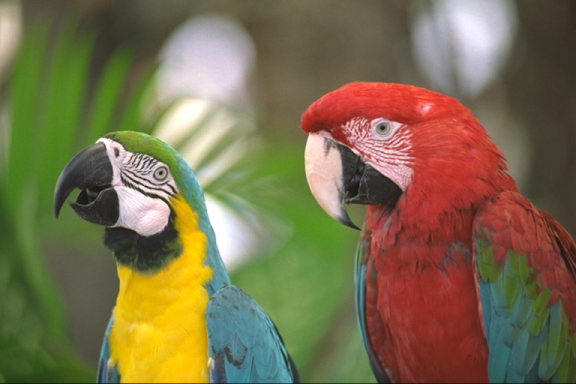
#> input picture macaws.png, 576 x 384 px
$ python 'TP3 Khoualdia Besma.py'
#> lines starting #> are read from the running program, lines starting #| are printed output that depends on the picture
import numpy as np
import cv2
import random


'''
#Exercice 1 : Etiquetage en composantes connexes
def Voisins(image, px, py):
    neighbours = [(-1, 0), (0, -1), (0, 1), (1, 0)]
    new_neighbours = []

    for n in neighbours:
        new_p = (px + n[0], py + n[1])

        if 0 <= new_p[0] < image.shape[0] and 0 <= new_p[1] < image.shape[1]:
            new_neighbours.append(new_p)

    return new_neighbours

def parcoursCC(image, labels, px, py, label):
    stack = [(px, py)]
    binary_value = image[px, py]

    while stack:
        x, y = stack.pop()
        labels[x, y] = label

        for nx, ny in Voisins(image, x, y):
            if 0 <= nx < image.shape[0] and 0 <= ny < image.shape[1]:
                if image[nx, ny] == binary_value and labels[nx, ny] == 0:
                    labels[nx, ny] = label
                    stack.append((nx, ny))


def regions(image):
    labels = np.zeros_like(image[:,:,0], dtype=int)
    label = 1

    for x in range(image.shape[0]):
        for y in range(image.shape[1]):
            if np.all(image[x, y] == [255, 255, 255]) and labels[x, y] == 0:
                parcoursCC(image[:,:,0], labels, x, y, label)
                label += 1

    return labels

def couleurs(labels):
    colored_image = np.zeros((*labels.shape, 3), dtype=np.uint8)
    unique_labels = np.unique(labels)
    colors = ["#FF5733", "#33FF57", "#3357FF", "#F1C40F", "#8E44AD"]


    color_map = {}
    for i, label in enumerate(unique_labels):
        if label != 0:

            hex_color = colors[i % len(colors)]
            rgb_color = tuple(int(hex_color[j:j+2], 16) for j in (1, 3, 5))
            color_map[label] = rgb_color

    for x in range(labels.shape[0]):
        for y in range(labels.shape[1]):
            if labels[x, y] != 0:
                colored_image[x, y] = color_map[labels[x, y]]

    return colored_image

img = cv2.imread('binary.png')

binary_image = np.array(img)

image_label = regions(binary_image)
image_clr = couleurs(image_label)
image_f = cv2.resize(image_clr, (600, 600))

cv2.imshow("image labelisee",image_f)
cv2.waitKey(0)
cv2.destroyAllWindows()


#Exercice 2 : Filtre d'aire

def ccLabel(image):
    res = np.zeros(image.shape, dtype=np.int32)
    h, w = image.shape
    label = 1
    label_map = {}

    def dfs(x, y, current_label):
        stack = [(x, y)]
        while stack:
            cx, cy = stack.pop()
            if res[cx, cy] == 0 and image[cx, cy] != 0:
                res[cx, cy] = current_label
                for dx, dy in [(-1, 0), (1, 0), (0, -1), (0, 1)]:
                    nx, ny = cx + dx, cy + dy
                    if 0 <= nx < h and 0 <= ny < w:
                        stack.append((nx, ny))

    for i in range(h):
        for j in range(w):
            if image[i, j] != 0 and res[i, j] == 0:
                dfs(i, j, label)
                label += 1

    return res

def ccAreaFilter(image, size):
    assert size > 0
    labeled_image = ccLabel(image)
    unique, counts = np.unique(labeled_image, return_counts=True)
    area_map = dict(zip(unique, counts))

    filtered_image = np.zeros_like(image)
    for label, area in area_map.items():
        if area >= size and label != 0:
            filtered_image[labeled_image == label] = 255

    return filtered_image


image2 = cv2.imread("binary.png", cv2.IMREAD_GRAYSCALE)
filtered_image = ccAreaFilter(image2, 100)
#cv2.imwrite("output.png", filtered_image)
image_f2 = cv2.resize(filtered_image, (600, 600))
cv2.imshow("image labelisee",image_f2)
cv2.waitKey(0)
cv2.destroyAllWindows()


#Exercice 3 : Etiquetage en composantes connexes - Mieux
import cv2
import numpy as np

def get_neighbors(image, x, y):
    neighbors = [(-1, 0), (0, -1), (0, 1), (1, 0)]
    valid_neighbors = []

    for dx, dy in neighbors:
        nx, ny = x + dx, y + dy
        if 0 <= nx < image.shape[0] and 0 <= ny < image.shape[1]:
            valid_neighbors.append((nx, ny))

    return valid_neighbors

def parcoursCC(image, labels, px, py, label):
    stack = [(px, py)]
    binary_value = image[px, py]

    while stack:
        x, y = stack.pop()
        labels[x, y] = label

        for nx, ny in Voisins(image, x, y):
            if 0 <= nx < image.shape[0] and 0 <= ny < image.shape[1]:
                if image[nx, ny] == binary_value and labels[nx, ny] == 0:
                    labels[nx, ny] = label
                    stack.append((nx, ny))

def cc_two_pass_label(image):
    labels = np.zeros_like(image, dtype=np.int32)
    label = 1

    for i in range(image.shape[0]):
        for j in range(image.shape[1]):
            if image[i, j] == 255 and labels[i, j] == 0:
                parcoursCC(image, labels, i, j, label)
                label += 1

    return labels

def couleurs(labels):
    colored_image = np.zeros((*labels.shape, 3), dtype=np.uint8)
    unique_labels = np.unique(labels)
    colors = ["#FF5733", "#33FF57", "#3357FF", "#F1C40F", "#8E44AD"]

    color_map = {}
    for i, label in enumerate(unique_labels):
        if label != 0:

            hex_color = colors[i % len(colors)]
            rgb_color = tuple(int(hex_color[j:j+2], 16) for j in (1, 3, 5))
            color_map[label] = rgb_color

    for x in range(labels.shape[0]):
        for y in range(labels.shape[1]):
            if labels[x, y] != 0:
                colored_image[x, y] = color_map[labels[x, y]]

    return colored_image


image3 = cv2.imread("binary.png", cv2.IMREAD_GRAYSCALE)
labeled_image = cc_two_pass_label(image3)
colored_labels = couleurs(labeled_image)

image_f3 = cv2.resize(colored_labels, (600, 600))
cv2.imshow("Labeled Image", image_f3)
cv2.waitKey(0)
cv2.destroyAllWindows()


#Exercice 4 : Seuillage par histogramme et méthode d’Otsu

def threshold_otsu(image):
    hist = cv2.calcHist([image], [0], None, [256], [0, 256]).flatten()
    total_pixels = image.shape[0] * image.shape[1]

    current_max, threshold, sum_total, sum_foreground, weight_background, weight_foreground = 0, 0, np.sum(np.arange(256) * hist), 0, 0, 0

    for t in range(256):
        weight_background += hist[t]
        if weight_background == 0:
            continue

        weight_foreground = total_pixels - weight_background
        if weight_foreground == 0:
            break

        sum_foreground += t * hist[t]
        mean_background = sum_foreground / weight_background
        mean_foreground = (sum_total - sum_foreground) / weight_foreground

        variance_between = weight_background * weight_foreground * (mean_background - mean_foreground) ** 2

        if variance_between > current_max:
            current_max = variance_between
            threshold = t

    binary_image = (image > threshold).astype(np.uint8) * 255
    return binary_image


image4 = cv2.imread("image1.png", cv2.IMREAD_GRAYSCALE)
binary_img = threshold_otsu(image4)
image_f4 = cv2.resize(binary_img, (600, 600))
cv2.imshow("Otsu Thresholded Image", image_f4)

cv2.waitKey(0)
cv2.destroyAllWindows()


#Exercice 5 : Segmentation par croissance de régions


def get_neighbors(h, w, x, y):
    neighbors = [(-1, 0), (1, 0), (0, -1), (0, 1)]
    valid_neighbors = []
    for dx, dy in neighbors:
        nx, ny = x + dx, y + dy
        if 0 <= nx < h and 0 <= ny < w:
            valid_neighbors.append((nx, ny))
    return valid_neighbors

def region_growing(image, threshold=15):
    h, w = image.shape  # Ensure we only take height and width
    segmented = np.zeros((h, w, 3), dtype=np.uint8)
    visited = np.zeros((h, w), dtype=bool)
    color_map = {}
    label = 1

    for i in range(h):
        for j in range(w):
            if visited[i, j] or image[i, j] == 0:
                continue

            stack = [(i, j)]
            seed_value = int(image[i, j])

            if label not in color_map:
                color_map[label] = tuple(random.randint(50, 255) for _ in range(3))

            while stack:
                x, y = stack.pop()
                if visited[x, y]:
                    continue
                visited[x, y] = True
                segmented[x, y] = color_map[label]

                for nx, ny in get_neighbors(h, w, x, y):
                    if not visited[nx, ny] and abs(int(image[nx, ny]) - seed_value) < threshold:
                        stack.append((nx, ny))

            label += 1

    return segmented


image5 = cv2.imread("corner2.png", cv2.IMREAD_GRAYSCALE)
image_f5 = region_growing(image5)

cv2.imshow("Segmented Image", image_f5)
cv2.waitKey(0)
cv2.destroyAllWindows()


'''
#Exercice 6 : Segmentation par décomposition/fusion (split/merge)

import cv2
import numpy as np

def split(image, x, y, w, h, threshold):
    region = image[y:y+h, x:x+w]
    mean, stddev = cv2.meanStdDev(region)

    if stddev[0][0] < threshold:
        return [(x, y, w, h)]

    half_w, half_h = w // 2, h // 2
    segments = []

    if half_w > 0 and half_h > 0:
        segments.extend(split(image, x, y, half_w, half_h, threshold))
        segments.extend(split(image, x + half_w, y, half_w, half_h, threshold))
        segments.extend(split(image, x, y + half_h, half_w, half_h, threshold))
        segments.extend(split(image, x + half_w, y + half_h, half_w, half_h, threshold))

    return segments

def merge(image, segments):
    merged = np.zeros((image.shape[0], image.shape[1], 3), dtype=np.uint8)
    color_map = {}
    label = 1

    for (x, y, w, h) in segments:
        if label not in color_map:
            color_map[label] = tuple(np.random.randint(50, 255, 3).tolist())

        for i in range(y, y + h):
            for j in range(x, x + w):
                merged[i, j] = color_map[label]

        label += 1

    return merged

if __name__ == "__main__":
    img = cv2.imread("macaws.png", cv2.IMREAD_GRAYSCALE)
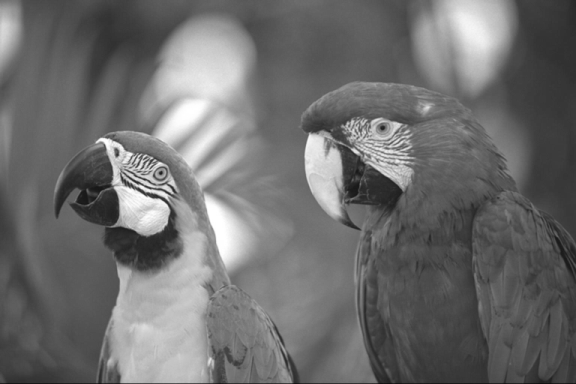
#> img: shape (384, 576); min 16, max 255, mean 109.6
    if img is None:
        raise ValueError("Error loading image. Make sure the file exists and is a valid image.")

    segments = split(img, 0, 0, img.shape[1], img.shape[0], threshold=15)
#> in split, `mean, stddev = cv2.meanStdDev(region)`: mean = [109.6]; stddev = [46.07]
#> call 2 of split, with x = 0, y = 0, w = 288, h = 192, threshold = 15
#> in split (call 2), `region = image[y:y+h, x:x+w]`:
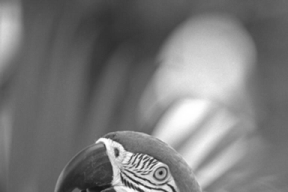
#> region: shape (192, 288); min 23, max 255, mean 122
#> in split (call 2), `mean, stddev = cv2.meanStdDev(region)`: mean = [122]; stddev = [48.54]
#> call 3 of split, with x = 0, y = 0, w = 144, h = 96, threshold = 15
#> in split (call 3), `region = image[y:y+h, x:x+w]`:
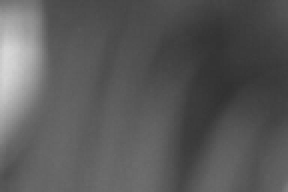
#> region: shape (96, 144) (shown 2 times larger); min 49, max 215, mean 89.2
#> in split (call 3), `mean, stddev = cv2.meanStdDev(region)`: mean = [89.24]; stddev = [28.88]
#> in split (call 5), `region = image[y:y+h, x:x+w]`:
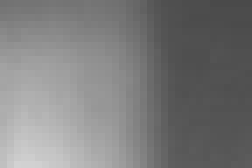
#> region: shape (24, 36) (shown 7 times larger); min 74, max 210, mean 123.7
#> in split (call 5), `mean, stddev = cv2.meanStdDev(region)`: mean = [123.7]; stddev = [37.83]
#> in split (call 30), `region = image[y:y+h, x:x+w]`:
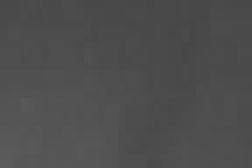
#> region: shape (24, 36) (shown 7 times larger); min 70, max 91, mean 78
#> in split (call 30), `mean, stddev = cv2.meanStdDev(region)`: mean = [78]; stddev = [4.29]
#> in split (call 31), `region = image[y:y+h, x:x+w]`:
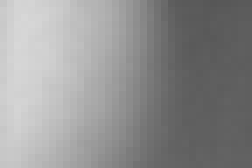
#> region: shape (24, 36) (shown 7 times larger); min 87, max 215, mean 144.9
#> in split (call 31), `mean, stddev = cv2.meanStdDev(region)`: mean = [144.9]; stddev = [44.76]
#> segments = 3916 items, first 6: (0, 0, 9, 6), (9, 0, 9, 6), (0, 6, 9, 6), (9, 6, 9, 6), (18, 0, 18, 12), (0, 12, 9, 6)
    segmented_img = merge(img, segments)
#> the loop in merge, `for (x, y, w, h) in segments:` made 3916 passes
#> after the loop in merge, `for (x, y, w, h) in segments:`:
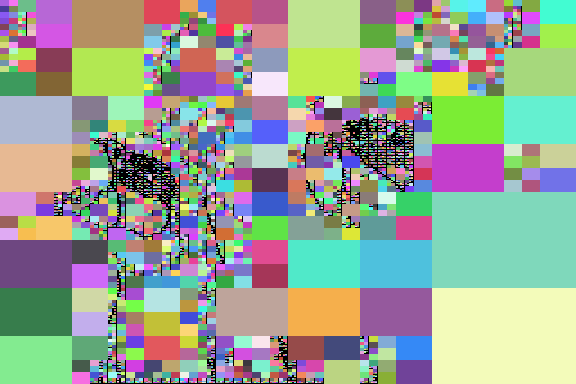
#> merged: shape (384, 576, 3); mean of channels 0, 1, 2 147.2, 162.8, 152.8; drawn as B, G, R
#> after the loop in merge, `for (x, y, w, h) in segments:`: color_map = 3916 items; label = 3917

    cv2.imshow("Segmented Image", segmented_img)
    cv2.waitKey(0)
    cv2.destroyAllWindows()
